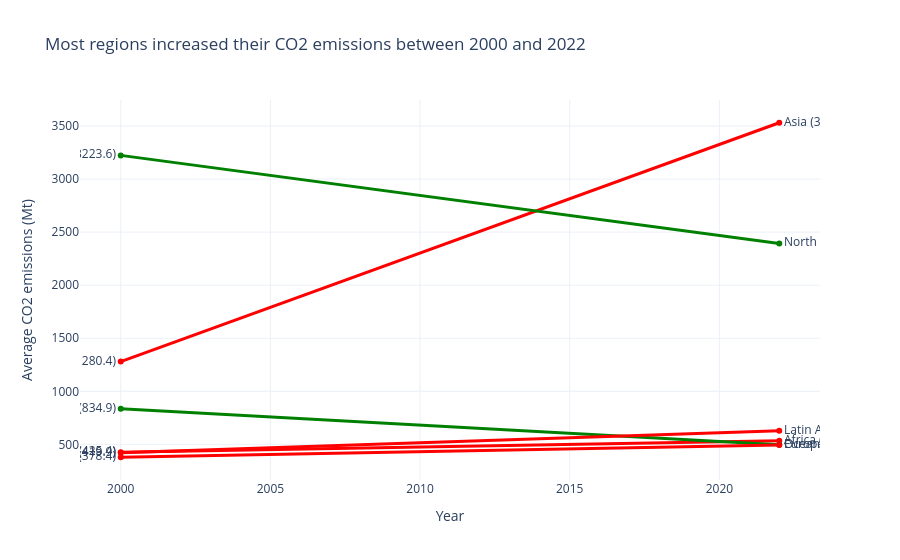

Source (notebook cell):
### Code cell
# Task 2 — Slopegraph: Regional Change 2000 vs 2022

regional_avg = (
    df.groupby(["Region", "Year"])["CO2_Mt"]
    .mean()
    .reset_index()
)

slope_data = regional_avg[
    regional_avg["Year"].isin([2000, 2022])
]

fig = go.Figure()

regions = slope_data["Region"].unique()

for region in regions:

    region_data = slope_data[slope_data["Region"] == region]

    y0 = region_data[region_data["Year"] == 2000]["CO2_Mt"].values[0]
    y1 = region_data[region_data["Year"] == 2022]["CO2_Mt"].values[0]

    color = "red" if y1 > y0 else "green"

    fig.add_trace(go.Scatter(
        x=[2000, 2022],
        y=[y0, y1],
        mode="lines+markers+text",
        line=dict(color=color, width=3),
        text=[f"{region} ({y0:.1f})", f"{region} ({y1:.1f})"],
        textposition=["middle left", "middle right"],
        showlegend=False
    ))

fig.update_layout(
    title="Most regions increased their CO2 emissions between 2000 and 2022",
    template="plotly_white",
    xaxis_title="Year",
    yaxis_title="Average CO2 emissions (Mt)"
)

fig.show()

### Figure 1 — Plotly figure (JSON) as saved in the notebook; plotly's stock layout.template omitted (floating-point values rounded to 4 significant figures)
{"data": [{"line": {"color": "red", "width": 3}, "mode": "lines+markers+text", "showlegend": false, "text": ["Africa (425.4)", "Africa (534.4)"], "textposition": ["middle left", "middle right"], "type": "scatter", "x": [2000, 2022], "y": [425.4, 534.4]}, {"line": {"color": "red", "width": 3}, "mode": "lines+markers+text", "showlegend": false, "text": ["Asia (1280.4)", "Asia (3531.1)"], "textposition": ["middle left", "middle right"], "type": "scatter", "x": [2000, 2022], "y": [1280.0, 3531.0]}, {"line": {"color": "green", "width": 3}, "mode": "lines+markers+text", "showlegend": false, "text": ["Europe (834.9)", "Europe (496.5)"], "textposition": ["middle left", "middle right"], "type": "scatter", "x": [2000, 2022], "y": [834.9, 496.5]}, {"line": {"color": "red", "width": 3}, "mode": "lines+markers+text", "showlegend": false, "text": ["Latin America (419.9)", "Latin America (629.1)"], "textposition": ["middle left", "middle right"], "type": "scatter", "x": [2000, 2022], "y": [419.9, 629.1]}, {"line": {"color": "green", "width": 3}, "mode": "lines+markers+text", "showlegend": false, "text": ["North America (3223.6)", "North America (2393.8)"], "textposition": ["middle left", "middle right"], "type": "scatter", "x": [2000, 2022], "y": [3224.0, 2394.0]}, {"line": {"color": "red", "width": 3}, "mode": "lines+markers+text", "showlegend": false, "text": ["Oceania (378.4)", "Oceania (493.7)"], "textposition": ["middle left", "middle right"], "type": "scatter", "x": [2000, 2022], "y": [378.4, 493.7]}], "layout": {"title": {"text": "Most regions increased their CO2 emissions between 2000 and 2022"}, "xaxis": {"title": {"text": "Year"}}, "yaxis": {"title": {"text": "Average CO2 emissions (Mt)"}}}}
